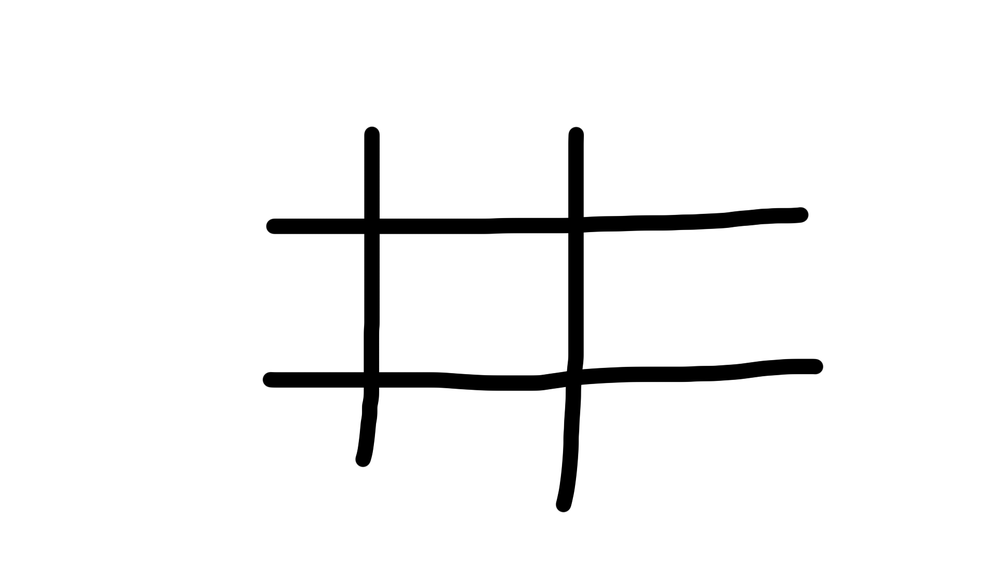
#> input picture Tests/PiVisionTest.png, 1000 x 562 px, shrunk from 1920 x 1080 before the run, given in place of the camera
$ python Test1.py
#> lines starting #> are read from the running program, lines starting #| are printed output that depends on the picture; after the words box and inside, x2 and y2 are one past the last pixel; in counts of white or black regions, pixels touching at a corner belong together
import time
import cv2
import numpy as np

capture = cv2.VideoCapture(1)
time.sleep(1)

def findIntersections(line1, line2):
    xdiff = (line1[0][0] - line1[1][0], line2[0][0] - line2[1][0])
    ydiff = (line1[0][1] - line1[1][1], line2[0][1] - line2[1][1])

    def det(a, b):
        return a[0] * b[1] - a[1] * b[0]

    div = det(xdiff, ydiff)
    if div == 0:
       raise Exception('lines do not intersect')

    d = (det(*line1), det(*line2))
    x = det(d, xdiff) / div
    y = det(d, ydiff) / div
    return x, y

while True:
    _, frame = capture.read()
#> frame is the input picture: shape (562, 1000, 3); min 0, max 255, mean 242.8

    gray = cv2.cvtColor(frame, cv2.COLOR_BGR2GRAY)
    edges = cv2.Canny(gray, 50, 150, apertureSize=3)
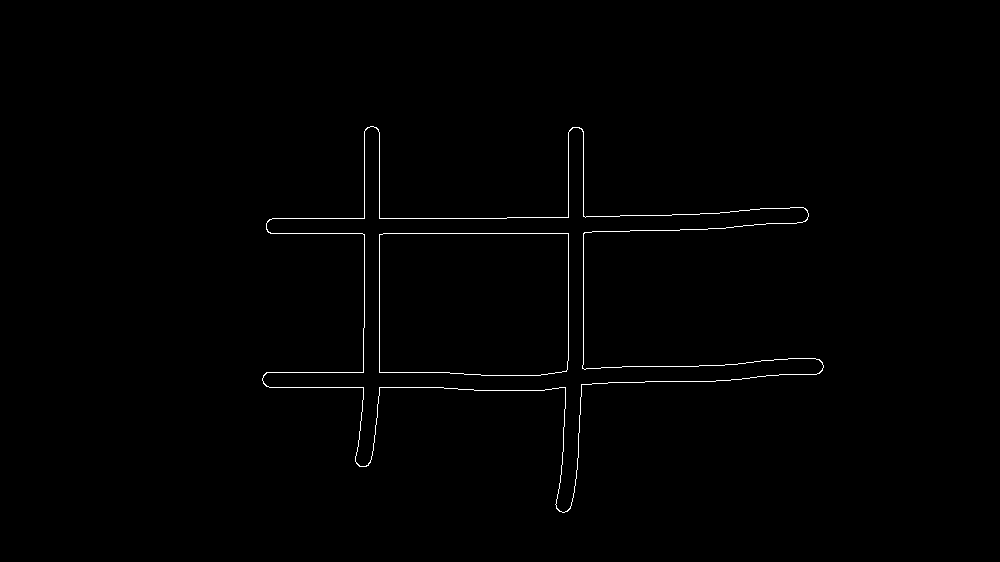
#> edges: shape (562, 1000); 0.62% white in thin lines or dots, all inside (x1, y1, x2, y2) = (262, 126, 824, 513)

    cv2.imshow("edges", edges)

    lines = cv2.HoughLinesP(edges, 1, np.pi/180, 200, maxLineGap = 100)
#> lines = [[270, 233, 584, 233], [379, 395, 379, 132], [568, 360, 568, 132], [583, 384, 583, 131], [272, 218, 506, 218]]

    vertical = []
    horizontal = []
    intersections = []

    if lines is not None:
        for line in lines:
            x1, y1, x2, y2 = line[0]

            if x2- 150 < x1 < x2 + 150:
                vertical.append([[x1, y1], [x2, y2]])
                cv2.line(frame, (x1, y1), (x2, y2), (255,0,0), 3)
            else:
                horizontal.append([[x1, y1], [x2, y2]])
                cv2.line(frame, (x1, y1), (x2, y2), (0,0,255), 3)
#> this loop made 5 passes
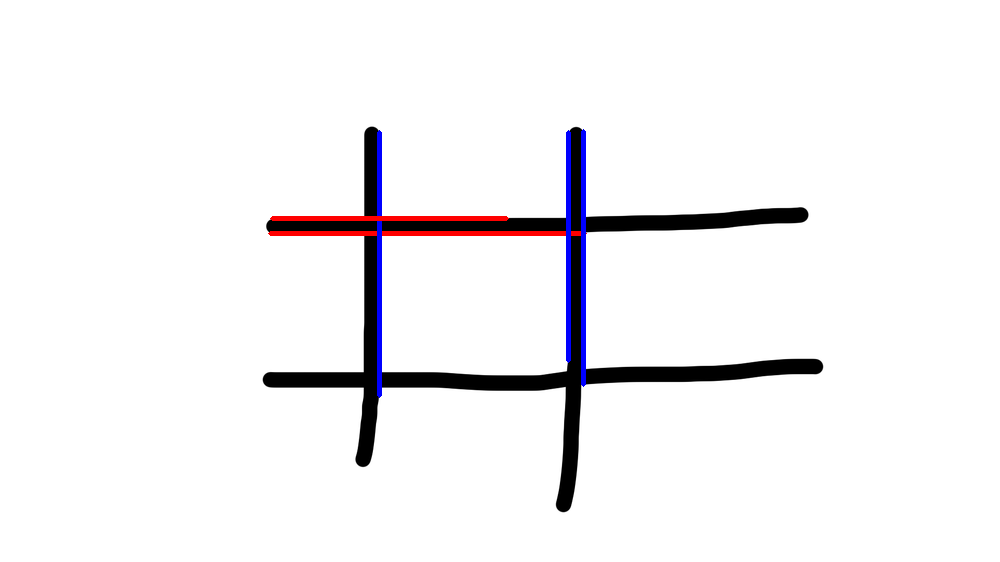
#> frame: shape (562, 1000, 3); 1.14% of pixels changed, all inside (x1, y1, x2, y2) = (268, 129, 587, 398)
#> after the loop, horizontal = [[[270, 233], [584, 233]], [[272, 218], [506, 218]]]; vertical = [[[379, 395], [379, 132]], [[568, 360], [568, 132]], [[583, 384], [583, 131]]]

    for i in range(len(vertical)):
        for j in range(len(horizontal)):
            #first start and endpoint
            A = vertical[i][0]
            B = vertical[i][1]
            #last start and endpoint
            C = horizontal[j][0]
            D = horizontal[j][1]

            try:
                intersectionx, intersectiony = findIntersections((A,B),(C,D))
                intersections.append([intersectionx, intersectiony])
            except:
                pass
#> this loop made 3 passes
#> after the loop, intersections = [[379, 233], [379, 218], [568, 233], [568, 218], [583, 233], [583, 218]]

    for intersection in intersections:
        cirlce = cv2.circle(frame, (int(intersection[0]), int(intersection[1])), 20, (0,255,0), -1)
#> this loop made 6 passes
#> pass 2, `cirlce = cv2.circle(frame, (int(intersection[0]), int(intersection[1])..`:
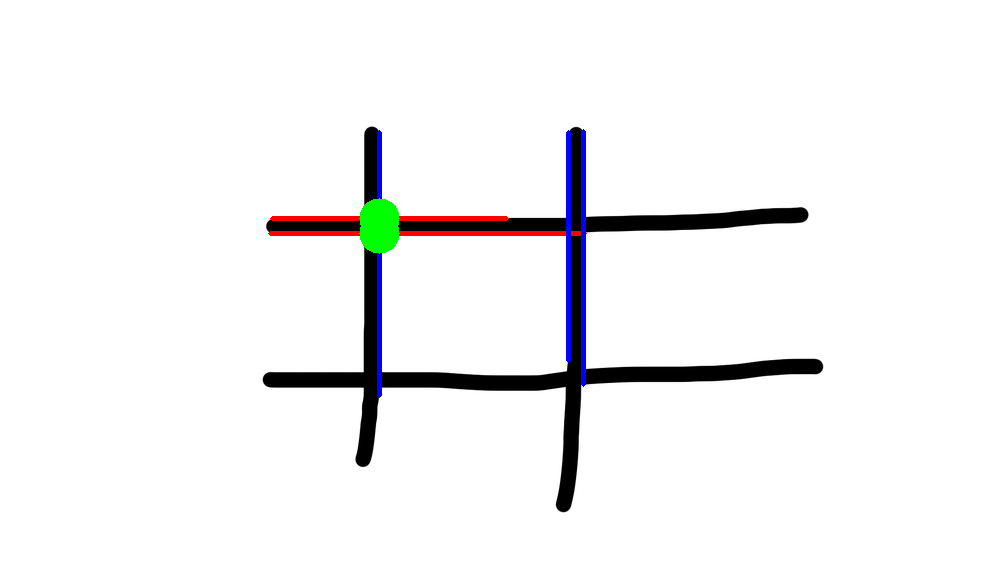
#> cirlce: shape (562, 1000, 3); mean B, G, R 242.9, 242.1, 242.3
#> pass 3, `cirlce = cv2.circle(frame, (int(intersection[0]), int(intersection[1])..`:
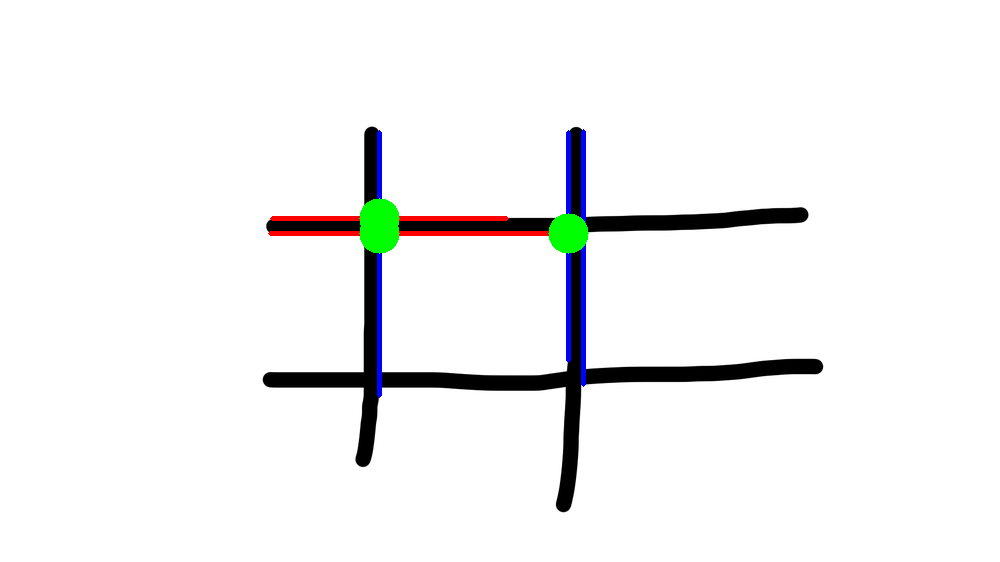
#> cirlce: shape (562, 1000, 3); 0.22% of pixels changed, all inside (x1, y1, x2, y2) = (548, 213, 589, 254)
#> after the loop:
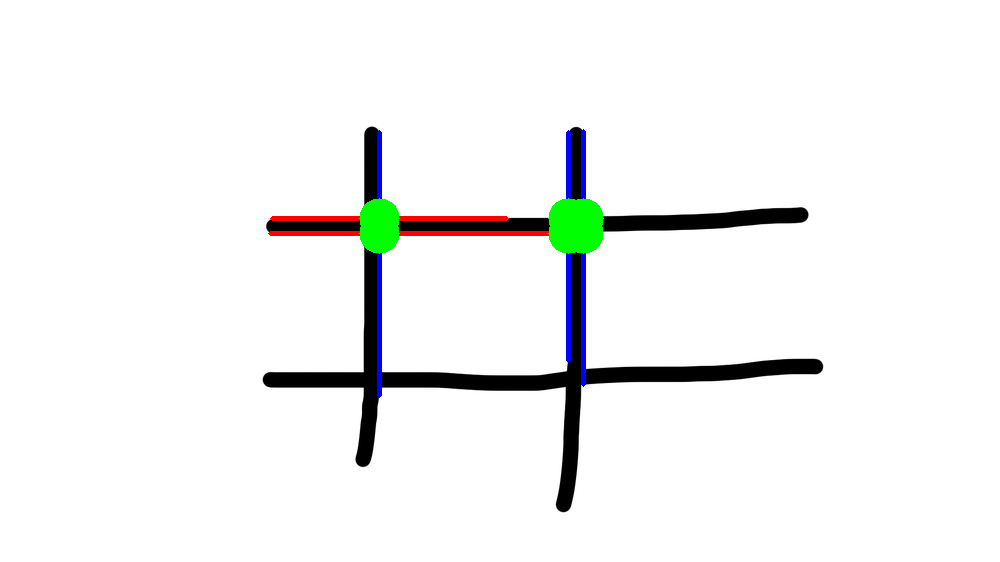
#> frame: shape (562, 1000, 3); 0.8% of pixels changed, all inside (x1, y1, x2, y2) = (359, 198, 604, 254)


    cv2.imshow("Video", frame)

    if cv2.waitKey(20) & 0xFF==ord("Q"):
#> (key Q is pressed here)
        break

capture.release()
cv2.destroyAllWindows()
